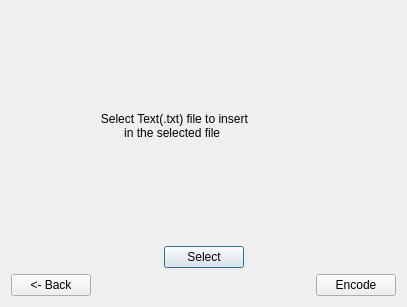
<?xml version="1.0" encoding="UTF-8"?>
<ui version="4.0">
 <class>Encode</class>
 <widget class="QDialog" name="Encode">
  <property name="geometry">
   <rect>
    <x>0</x>
    <y>0</y>
    <width>407</width>
    <height>307</height>
   </rect>
  </property>
  <property name="minimumSize">
   <size>
    <width>407</width>
    <height>307</height>
   </size>
  </property>
  <property name="windowTitle">
   <string>Dialog</string>
  </property>
  <layout class="QHBoxLayout" name="horizontalLayout_3">
   <item>
    <layout class="QVBoxLayout" name="verticalLayout_3">
     <item>
      <layout class="QVBoxLayout" name="verticalLayout_2">
       <item>
        <layout class="QVBoxLayout" name="verticalLayout">
         <item>
          <widget class="QLabel" name="label">
           <property name="text">
            <string>                           Select Text(.txt) file to insert
                                  in the selected file</string>
           </property>
          </widget>
         </item>
        </layout>
       </item>
       <item>
        <layout class="QHBoxLayout" name="horizontalLayout_2">
         <item>
          <spacer name="horizontalSpacer_2">
           <property name="orientation">
            <enum>Qt::Horizontal</enum>
           </property>
           <property name="sizeHint" stdset="0">
            <size>
             <width>40</width>
             <height>20</height>
            </size>
           </property>
          </spacer>
         </item>
         <item>
          <widget class="QPushButton" name="pushButton_3">
           <property name="text">
            <string>Select</string>
           </property>
          </widget>
         </item>
         <item>
          <spacer name="horizontalSpacer_3">
           <property name="orientation">
            <enum>Qt::Horizontal</enum>
           </property>
           <property name="sizeHint" stdset="0">
            <size>
             <width>40</width>
             <height>20</height>
            </size>
           </property>
          </spacer>
         </item>
        </layout>
       </item>
      </layout>
     </item>
     <item>
      <layout class="QHBoxLayout" name="horizontalLayout">
       <item>
        <widget class="QPushButton" name="pushButton">
         <property name="text">
          <string>&lt;- Back</string>
         </property>
        </widget>
       </item>
       <item>
        <spacer name="horizontalSpacer">
         <property name="orientation">
          <enum>Qt::Horizontal</enum>
         </property>
         <property name="sizeHint" stdset="0">
          <size>
           <width>40</width>
           <height>20</height>
          </size>
         </property>
        </spacer>
       </item>
       <item>
        <widget class="QPushButton" name="pushButton_2">
         <property name="text">
          <string>Encode</string>
         </property>
        </widget>
       </item>
      </layout>
     </item>
    </layout>
   </item>
  </layout>
 </widget>
 <resources/>
 <connections/>
</ui>
